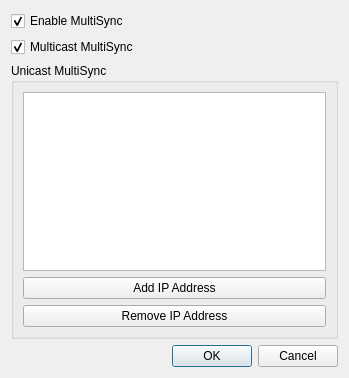
<?xml version="1.0" encoding="UTF-8"?>
<ui version="4.0">
 <class>MultisyncDialog</class>
 <widget class="QDialog" name="MultisyncDialog">
  <property name="geometry">
   <rect>
    <x>0</x>
    <y>0</y>
    <width>349</width>
    <height>378</height>
   </rect>
  </property>
  <property name="windowTitle">
   <string>Edit MultiSync</string>
  </property>
  <property name="windowIcon">
   <iconset resource="ScottPlayer.qrc">
    <normaloff>:/ScottPlayer/ScottPlayer.png</normaloff>:/ScottPlayer/ScottPlayer.png</iconset>
  </property>
  <layout class="QVBoxLayout" name="verticalLayout_2">
   <item>
    <widget class="QCheckBox" name="cb_multiSync">
     <property name="text">
      <string>Enable MultiSync</string>
     </property>
     <property name="checked">
      <bool>true</bool>
     </property>
    </widget>
   </item>
   <item>
    <widget class="QCheckBox" name="cb_Multicast">
     <property name="text">
      <string>Multicast MultiSync</string>
     </property>
     <property name="checked">
      <bool>true</bool>
     </property>
    </widget>
   </item>
   <item>
    <widget class="QGroupBox" name="groupBox">
     <property name="title">
      <string>Unicast MultiSync</string>
     </property>
     <layout class="QVBoxLayout" name="verticalLayout">
      <item>
       <widget class="QListWidget" name="listWidget"/>
      </item>
      <item>
       <widget class="QPushButton" name="pb_addIP">
        <property name="text">
         <string>Add IP Address</string>
        </property>
        <property name="icon">
         <iconset resource="ScottPlayer.qrc">
          <normaloff>:/ScottPlayer/icons/add.png</normaloff>:/ScottPlayer/icons/add.png</iconset>
        </property>
       </widget>
      </item>
      <item>
       <widget class="QPushButton" name="pb_removeIP">
        <property name="text">
         <string>Remove IP Address</string>
        </property>
        <property name="icon">
         <iconset resource="ScottPlayer.qrc">
          <normaloff>:/ScottPlayer/icons/delete.png</normaloff>:/ScottPlayer/icons/delete.png</iconset>
        </property>
       </widget>
      </item>
     </layout>
    </widget>
   </item>
   <item>
    <widget class="QDialogButtonBox" name="buttonBox">
     <property name="orientation">
      <enum>Qt::Horizontal</enum>
     </property>
     <property name="standardButtons">
      <set>QDialogButtonBox::Cancel|QDialogButtonBox::Ok</set>
     </property>
    </widget>
   </item>
  </layout>
 </widget>
 <resources>
  <include location="ScottPlayer.qrc"/>
 </resources>
 <connections>
  <connection>
   <sender>buttonBox</sender>
   <signal>rejected()</signal>
   <receiver>MultisyncDialog</receiver>
   <slot>reject()</slot>
   <hints>
    <hint type="sourcelabel">
     <x>316</x>
     <y>260</y>
    </hint>
    <hint type="destinationlabel">
     <x>286</x>
     <y>274</y>
    </hint>
   </hints>
  </connection>
 </connections>
</ui>
